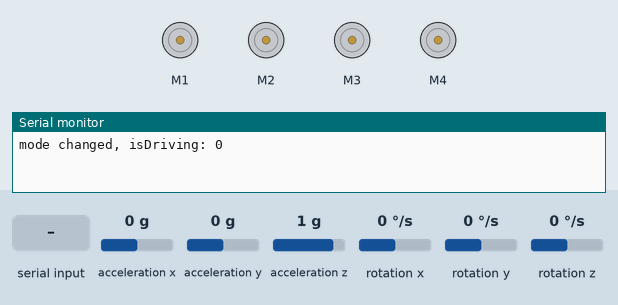
Recording of a sketch running on a simulated Arduino Uno, built with avr-gcc and run on an emulated ATmega328P. On the bench: 4 × DC motor (green arrow = forward, orange = backward, longer = faster), the last lines printed to the serial monitor. Wiring (inferred from the names in the program): MPU-6050 motion sensor at I2C address 0x68. Inputs (shaded band) come from the test bench; at power-on: acceleration y 0 g, rotation x 0 °/s, acceleration x 0 g, acceleration z 1 g, rotation y 0 °/s, rotation z 0 °/s.

Above: at 2.4 s.
2.5 s: "w" received over Serial
At 3.5 s:
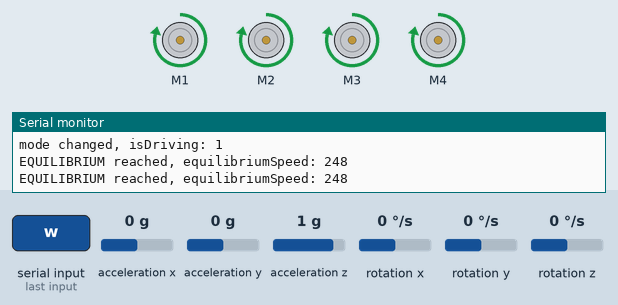
4.0 s: acceleration y set to -0.4 g
At 5.6 s:
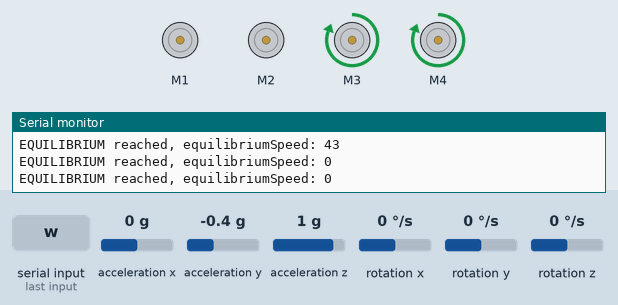
6.4 s: rotation x set to 2 °/s
At 6.59 s:
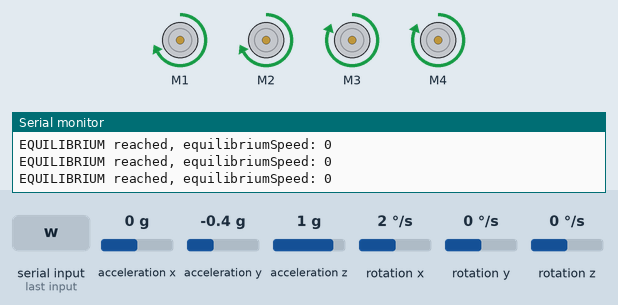
8.5 s: "a" received over Serial
At 9.7 s:
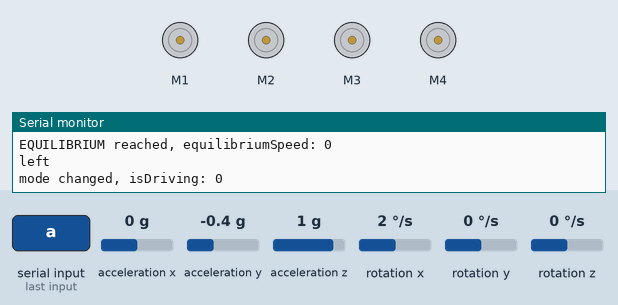
Timing chart, 0 to 11.5 s (numbered marks = the images above; inputs shaded):
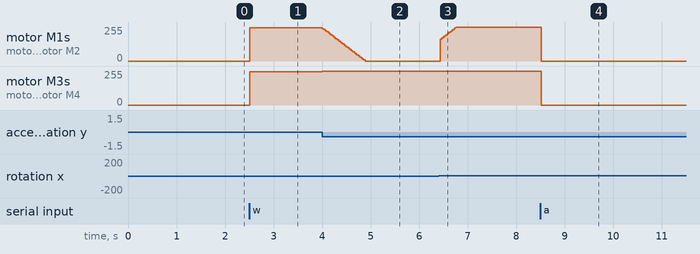

The sketch:

v02.ino
```cpp
#include <Wire.h>
#include <AFMotor.h> // Include the Adafruit Motor Shield library

// Create motor objects
AF_DCMotor leftFrontMotor(1); // Motor 1
AF_DCMotor leftBackMotor(2);  // Motor 2
AF_DCMotor rightFrontMotor(3); // Motor 3
AF_DCMotor rightBackMotor(4);  // Motor 4

const int MPU = 0x68; // MPU6050 I2C address
float AccX, AccY, AccZ; // Linear acceleration
float GyroX, GyroY, GyroZ; // Angular velocity
float accAngleX, accAngleY, gyroAngleX, gyroAngleY, gyroAngleZ; // Used in loop()
float roll, pitch, yaw;
float AccErrorX, AccErrorY, GyroErrorX, GyroErrorY, GyroErrorZ;
float elapsedTime, currentTime, previousTime;
int c = 0;

const int maxSpeed = 255; // Max PWM value
const int minSpeed = 160; // Min PWM value
float angle; // Due to how MPU6050 is oriented
float targetAngle = 0;
int equilibriumSpeed = 248; // Rough estimate of PWM for straight driving
int leftSpeedVal;
int rightSpeedVal;
bool isDriving = false; // Is the car driving forward OR rotating/stationary
bool prevIsDriving = true; // Equals isDriving in the previous iteration of loop()
bool paused = false; // Is the program paused

void setup() {
  Serial.begin(9600);
  Wire.begin();                      // Initialize communication
  Wire.beginTransmission(MPU);       // Start communication with MPU6050
  Wire.write(0x6B);                  // Talk to register 6B
  Wire.write(0x00);                  // Make reset - place a 0 into register 6B
  Wire.endTransmission(true);        // End the transmission
  // Call this function if you need to get the IMU error values for your module
  calculateError();
  delay(20);
  currentTime = micros();
}

void loop() {
  // === Read accelerometer (on the MPU6050) data === //
  readAcceleration();
  // Calculating Roll and Pitch from the accelerometer data
  accAngleX = (atan(AccY / sqrt(pow(AccX, 2) + pow(AccZ, 2))) * 180 / PI) - AccErrorX;
  accAngleY = (atan(-1 * AccX / sqrt(pow(AccY, 2) + pow(AccZ, 2))) * 180 / PI) - AccErrorY;

  // === Read gyroscope (on the MPU6050) data === //
  previousTime = currentTime;
  currentTime = micros();
  elapsedTime = (currentTime - previousTime) / 1000000; // Divide by 1000000 to get seconds
  readGyro();
  // Correct the outputs with the calculated error values
  GyroX -= GyroErrorX;
  GyroY -= GyroErrorY;
  GyroZ -= GyroErrorZ;
  // Currently the raw values are in degrees per second, deg/s, so we need to multiply by seconds (s) to get the angle in degrees
  gyroAngleX += GyroX * elapsedTime;
  gyroAngleY += GyroY * elapsedTime;
  yaw += GyroZ * elapsedTime;
  // Combine accelerometer- and gyro-estimated angle values. 0.96 and 0.04 values are determined through trial and error by other people
  roll = 0.96 * gyroAngleX + 0.04 * accAngleX;
  pitch = 0.96 * gyroAngleY + 0.04 * accAngleY;
  angle = roll; // For my orientation, angle = roll. Adjust based on your orientation

  // Print the values on the serial monitor
  if (Serial.available()) {
    char c = Serial.read();
    if (c == 'w') { // Drive forward
      Serial.println("forward");
      isDriving = true;
    } else if (c == 'a') { // Turn left
      Serial.println("left");
      targetAngle += 90;
      if (targetAngle > 180) {
        targetAngle -= 360;
      }
      isDriving = false;
    } else if (c == 'd') { // Turn right
      Serial.println("right");
      targetAngle -= 90;
      if (targetAngle <= -180) {
        targetAngle += 360;
      }
      isDriving = false;
    } else if (c == 'q') { // Stop or brake
      Serial.println("stop");
      isDriving = false;
    } else if (c == 'i') { // Print information
      Serial.print("angle: ");
      Serial.println(angle);
      Serial.print("targetAngle: ");
      Serial.println(targetAngle);
      Serial.print("GyroX: ");
      Serial.println(GyroX);
      Serial.print("elapsedTime (in ms): "); // Estimates time to run loop() once
      Serial.println(elapsedTime * 1000);
      Serial.print("equilibriumSpeed: ");
      Serial.println(equilibriumSpeed);
    } else if (c == 'p') { // Pause the program
      paused = !paused;
      stopCar();
      isDriving = false;
      Serial.println("key p was pressed, which pauses/unpauses the program");
    }
  }

  static int count;
  static int countStraight;
  if (count < 6) {
    count++;
  } else { // Runs once after loop() runs 7 times. Loop runs about every 2.8ms
    count = 0;
    if (!paused) {
      if (isDriving != prevIsDriving) {
        leftSpeedVal = equilibriumSpeed;
        countStraight = 0;
        Serial.print("mode changed, isDriving: ");
        Serial.println(isDriving);
      }
      if (isDriving) {
        if (abs(targetAngle - angle) < 3) {
          if (countStraight < 20) {
            countStraight++;
          } else {
            countStraight = 0;
            equilibriumSpeed = leftSpeedVal; // To find equilibrium speed, 20 consecutive readings needed to indicate car is going straight
            Serial.print("EQUILIBRIUM reached, equilibriumSpeed: ");
            Serial.println(equilibriumSpeed);
          }
        } else {
          countStraight = 0;
        }
        driving();
      } else {
        rotate();
      }
      prevIsDriving = isDriving;
    }
  }
}

void driving() { // Called by loop(), isDriving = true
  int deltaAngle = round(targetAngle - angle);
  forward();
  if (deltaAngle != 0) {
    controlSpeed();
    rightSpeedVal = maxSpeed;
    leftFrontMotor.setSpeed(leftSpeedVal);
    leftBackMotor.setSpeed(leftSpeedVal);
    rightFrontMotor.setSpeed(rightSpeedVal);
    rightBackMotor.setSpeed(rightSpeedVal);
  }
}

void controlSpeed() { // This function is called by driving()
  int deltaAngle = round(targetAngle - angle);
  int targetGyroX;

  // Setting up proportional control
  if (deltaAngle > 30) {
    targetGyroX = 60;
  } else if (deltaAngle < -30) {
    targetGyroX = -60;
  } else {
    targetGyroX = 2 * deltaAngle;
  }

  if (round(targetGyroX - GyroX) == 0) {
    // No change needed
  } else if (targetGyroX > GyroX) {
    leftSpeedVal = changeSpeed(leftSpeedVal, -1); // Would increase GyroX
  } else {
    leftSpeedVal = changeSpeed(leftSpeedVal, +1);
  }
}

void rotate() { // Called by loop(), isDriving = false
  int deltaAngle = round(targetAngle - angle);
  int targetGyroX;
  if (abs(deltaAngle) <= 1) {
    stopCar();
  } else {
    if (angle > targetAngle) { // Turn left
      left();
    } else if (angle < targetAngle) { // Turn right
      right();
    }

    // Setting up proportional control
    if (abs(deltaAngle) > 30) {
      targetGyroX = 60;
    } else {
      targetGyroX = 2 * abs(deltaAngle);
    }

    if (round(targetGyroX - abs(GyroX)) == 0) {
      // No change needed
    } else if (targetGyroX > abs(GyroX)) {
      leftSpeedVal = changeSpeed(leftSpeedVal, -1); // Would increase GyroX
    } else {
      leftSpeedVal = changeSpeed(leftSpeedVal, +1);
    }
  }
}

void forward() { // Move forward
  leftFrontMotor.setSpeed(equilibriumSpeed);
  leftBackMotor.setSpeed(equilibriumSpeed);
  rightFrontMotor.setSpeed(equilibriumSpeed);
  rightBackMotor.setSpeed(equilibriumSpeed);
  leftFrontMotor.run(FORWARD);
  leftBackMotor.run(FORWARD);
  rightFrontMotor.run(FORWARD);
  rightBackMotor.run(FORWARD);
}

void left() { // Turn left
  leftFrontMotor.setSpeed(0);
  leftBackMotor.setSpeed(0);
  rightFrontMotor.setSpeed(equilibriumSpeed);
  rightBackMotor.setSpeed(equilibriumSpeed);
  rightFrontMotor.run(FORWARD);
  rightBackMotor.run(FORWARD);
}

void right() { // Turn right
  rightFrontMotor.setSpeed(0);
  rightBackMotor.setSpeed(0);
  leftFrontMotor.setSpeed(equilibriumSpeed);
  leftBackMotor.setSpeed(equilibriumSpeed);
  leftFrontMotor.run(FORWARD);
  leftBackMotor.run(FORWARD);
}

void stopCar() { // Stop or brake car
  leftFrontMotor.setSpeed(0);
  leftBackMotor.setSpeed(0);
  rightFrontMotor.setSpeed(0);
  rightBackMotor.setSpeed(0);
  leftFrontMotor.run(RELEASE);
  leftBackMotor.run(RELEASE);
  rightFrontMotor.run(RELEASE);
  rightBackMotor.run(RELEASE);
}

int changeSpeed(int speed, int direction) { // Helper function to increase or decrease speed
  if (speed == 0 && direction == 1) {
    speed = minSpeed;
  } else if (speed == minSpeed && direction == -1) {
    speed = 0;
  } else if (speed == maxSpeed && direction == 1) {
    speed = maxSpeed;
  } else {
    speed += direction * 5;
  }
  return constrain(speed, 0, maxSpeed);
}

void readAcceleration() {
  Wire.beginTransmission(MPU);
  Wire.write(0x3B);
  Wire.endTransmission(false);
  Wire.requestFrom(MPU, 6, true);
  AccX = Wire.read() << 8 | Wire.read();
  AccY = Wire.read() << 8 | Wire.read();
  AccZ = Wire.read() << 8 | Wire.read();
}

void readGyro() {
  Wire.beginTransmission(MPU);
  Wire.write(0x43);
  Wire.endTransmission(false);
  Wire.requestFrom(MPU, 6, true);
  GyroX = Wire.read() << 8 | Wire.read();
  GyroY = Wire.read() << 8 | Wire.read();
  GyroZ = Wire.read() << 8 | Wire.read();
}

void calculateError() {
  AccErrorX = 0;
  AccErrorY = 0;
  GyroErrorX = 0;
  GyroErrorY = 0;
  GyroErrorZ = 0;
  int numberOfReads = 100;
  for (int i = 0; i < numberOfReads; i++) {
    readAcceleration();
    readGyro();
    AccErrorX += AccX;
    AccErrorY += AccY;
    GyroErrorX += GyroX;
    GyroErrorY += GyroY;
    GyroErrorZ += GyroZ;
    delay(10);
  }
  AccErrorX /= numberOfReads;
  AccErrorY /= numberOfReads;
  GyroErrorX /= numberOfReads;
  GyroErrorY /= numberOfReads;
  GyroErrorZ /= numberOfReads;
}
```

Measured:
- the behaviour switches between -0.2 and -0.3 g on acceleration y (found by bisection; images 1 and 2)
- the behaviour switches between 0 and 1 °/s on rotation x (found by bisection; images 2 and 3)
- after the input at 2.5 s, motor M1–4: stopped → forward 248/255 at once
- after the input at 4.0 s, motor M1, motor M2: moves from forward 248/255 to stopped over 0.88 s, starting at once; motor M3, motor M4: forward 248/255 → forward 255/255 at once
- after the input at 6.4 s, motor M1, motor M2: moves from stopped to forward 255/255 over 0.32 s, starting at once
- after the input at 8.5 s, motor M1–4: forward 255/255 → stopped at once
